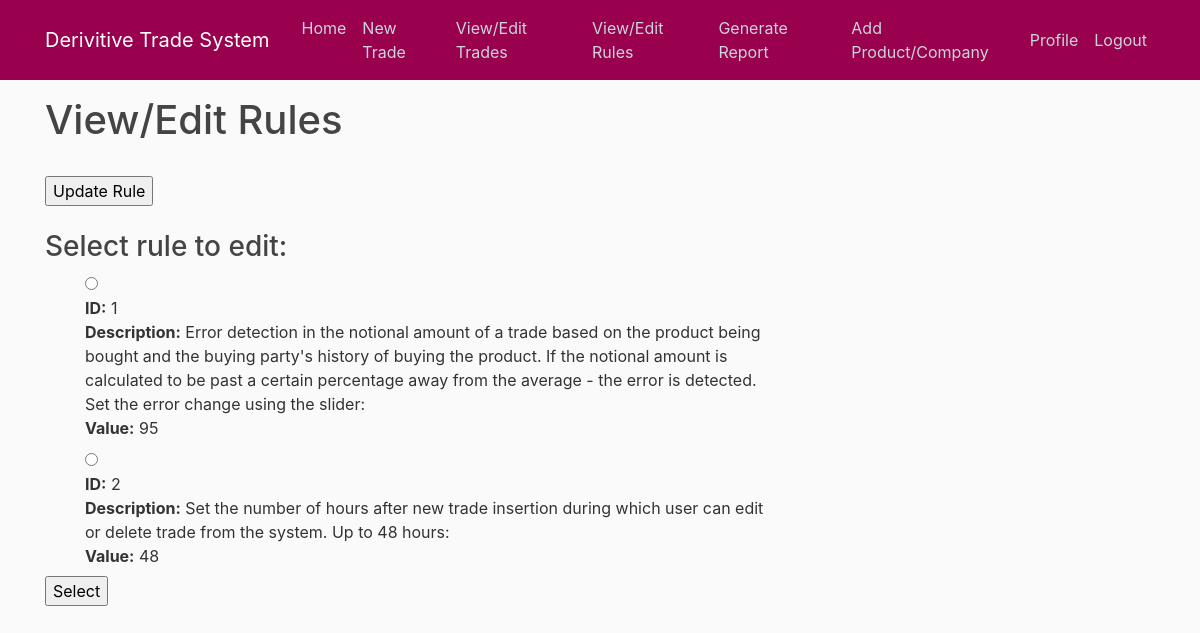
Page /viewrules/ (signed in) on the committed database.
### system/models.py (models this page shows)
class Rules(models.Model):
    rule_id = models.IntegerField()
    rule_desc = models.CharField(max_length=200)
    rule_edition = models.CharField(max_length=10)
    rule_typing = models.CharField(max_length=10)

### system/views.py (the view, shortened to what this page needs)
# urls.py: path('viewrules/',views.viewRules, name='viewRules'),
def viewRules(request):
    rules = Rules.objects.all().order_by('rule_id')
    context = {
        'rules' : rules
    }
    print(request.POST.dict())
    return render(request, 'system/viewrules.html', context)

### system/templates/system/viewrules.html (shortened to what this page needs)
{% extends "system/base.html" %}
{% block content %}
  <h1>View/Edit Rules</h1>
  <br>
  <form action="{% url 'system:viewRules' %}" method="post">{% csrf_token %}
    <input type="submit" name="update_rule" value="Update Rule"></input>
  </form>
  <br>
  <h3>Select rule to edit:</h3>
  <form action="{% url 'system:viewRules' %}" method="post">{% csrf_token %}
    {% if rules %}
      <ul>
        {% for rule in rules %}
          <input type="radio" name="choice" value="{{ rule.rule_id }}">
          <label for="choice{{ forloop.counter }}">
            <b>ID:</b> {{ rule.rule_id }}
            <br>
            <b>Description:</b> {{ rule.rule_desc }}
            <br>
            <b>Value:</b> {{ rule.rule_edition }}
          </label>
          <br>
        {% endfor %}
      </ul>
    {% endif %}
    <input type="submit" name="select_rule" value="Select">
  </form>
{% endblock content %}

### system/static/system/main.css (style rules this page uses)
body { background: #fafafa; color: #333333; margin-top: 6rem; }
h1, h2, h3, h4, h5, h6 { color: #444444; }
ul { margin: 0; }

### rows in the picture
Rules: rule_id "1", rule_desc "Error detection in the notional amount of a trade based on the product being bought and the buying party's history of buying the product. If the notional amount is calculated to be past a certain percentage away from the average - the error is detected. Set the error change using the slider:", rule_edition "95"
Rules: rule_id "2", rule_desc "Set the number of hours after new trade insertion during which user can edit or delete trade from the system. Up to 48 hours:", rule_edition "48"
